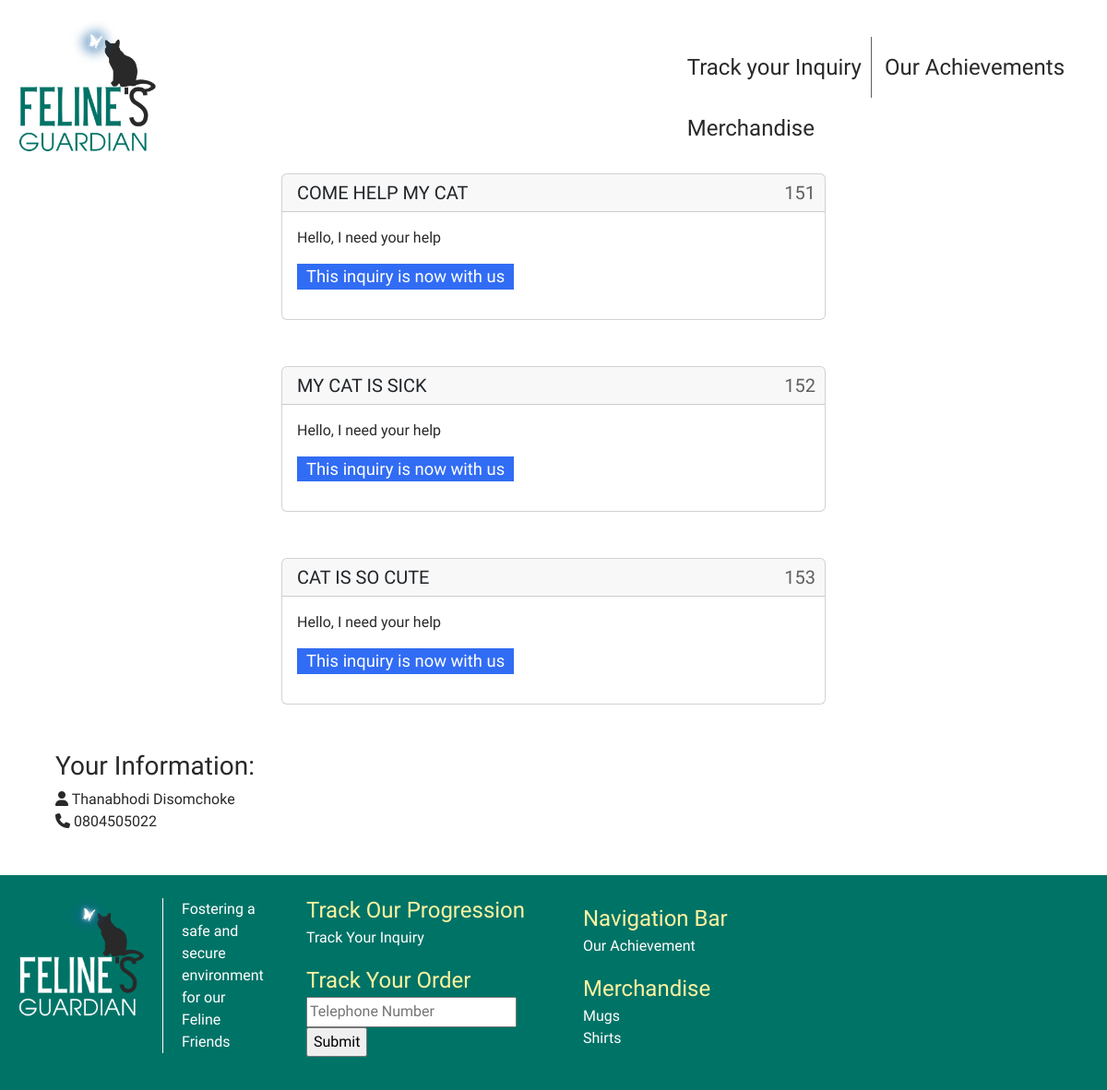
The page /track_inquiry (signed in) on the database its author committed.
### tables this page shows
CREATE TABLE inquiry (id INTEGER PRIMARY KEY AUTOINCREMENT NOT NULL, issue TEXT NOT NULL, session TEXT, information TEXT, progression TEXT);

CREATE TABLE user_information (telephone TEXT PRIMARY KEY, firstname TEXT, lastname TEXT, address TEXT);

### app.py (the view)
@app.route('/track_inquiry')
def track_inquiry():
    if 'username' in session:
        db.execute('SELECT inquiry.id, inquiry.issue, inquiry.information, inquiry.progression, user_information.firstname, user_information.lastname, user_information.telephone, progression.color FROM ((inquiry FULL OUTER JOIN user_information ON inquiry.session = user_information.telephone) FULL OUTER JOIN progression ON inquiry.progression = progression.progression) WHERE user_information.telephone = ?', [session['username']])
        this_user_inquiries = db.fetchall()
        return render_template('track_inquiry.html', users=all_inquiry(this_user_inquiries))
    return redirect('/user_login')

### app.py (called while the page is built)
def all_inquiry(people):
    list = []
    column_name = ['id', 'issue', 'information', 'progression', 'first_name', 'last_name', 'telephone', 'progression_color']
    counter = 0
    for person in people:
        dict = {}
        if person:
            for x in range(len(person)):
                if person[x]:
                    dict.setdefault(column_name[x], person[x])
            list.insert(counter, dict)
            counter += 1
    return list

### templates/track_inquiry.html (shortened to what this page needs)
{% extends "layout.html" %}
{% block body %}
  <div class="Urbanist">
    {% for user in users %}
      <div class="grid-container-4Columns grid-box">
        <div class="card">
            <h5 class="card-header">{{ user.issue }} <span class="track-id"> {{ user.id }}</span></h5>
            <div class="card-body">
                <p class="card-text">{{ user.information }}<br></p>
                <div class="flex-container">
                    {% if user.progression == 'This inquiry is now with us' %}
                    <p class="inquiry-progression progression-Blue">{{ user.progression }}</p>
                    {% else %}
                    <p class="inquiry-progression progression-{{ user.progression_color }}">{{ user.progression }}</p>
                    {% endif %}
                </div>
            </div>
        </div>
      </div>
    {% endfor %}
    <div class="grid-container-4Columns bottom-margin-30">
      <div class="user-information">
          <h3>Your Information:</h3>
          <p>
              <i class="fa-solid fa-user"></i> {{ users[0].first_name }} {{ users[0].last_name }}<br>
              <i class="fa-solid fa-phone"></i> {{ users[0].telephone }}<br>
          </p>
      </div>
    </div>
  </div>
{% endblock %}

### static/style.css (style rules this page uses)
body { padding: 0 auto; }
.inquiry-progression { font-size: 1.15rem; padding: 0 10px; color: white }
.user-information { padding-left: 5vw; }
.grid-container-4Columns { display: grid; grid-template-columns: repeat(4, 1fr); gap: 20px; }
.grid-box { grid-template-areas: '. box box .'; }
.card { grid-area: box; position: relative; margin-bottom: 50px; }
.track-id { position: absolute; right: 10px; color: #606060; }
.flex-container { display: flex; align-items: flex-start; position: relative; }
.Urbanist { font-family: 'Urbanist'; }
.progression-Blue { background-color: #316cf4; }
.bottom-margin-30 { margin-bottom: 30px; }
h2,h3,p { color:#292929; }

### rows shown on the page
inquiry: issue "COME HELP MY CAT", id "151", information "Hello, I need your help", progression "This inquiry is now with us"
inquiry: issue "MY CAT IS SICK", id "152", information "Hello, I need your help", progression "This inquiry is now with us"
inquiry: issue "CAT IS SO CUTE", id "153", information "Hello, I need your help", progression "This inquiry is now with us"
user_information: firstname "Thanabhodi", lastname "Disomchoke", telephone "0804505022"
